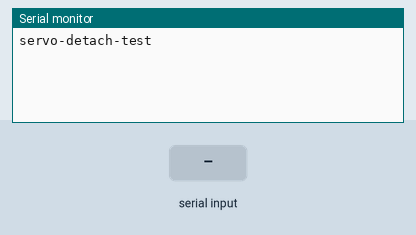
Bench run of a sketch on a simulated Arduino Uno, built with avr-gcc and run on an emulated ATmega328P. Shown: the last lines printed to the serial monitor. The inputs (shaded band) are chosen by the test bench.

Above: at 1.2 s.
1.3 s: "90,45\n" received over Serial
At 2.5 s:
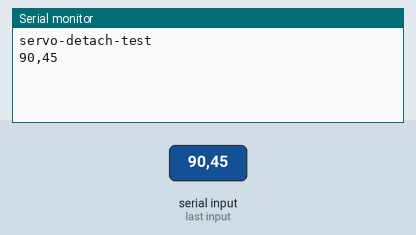
2.8 s: "5\n" received over Serial
At 3.4 s:
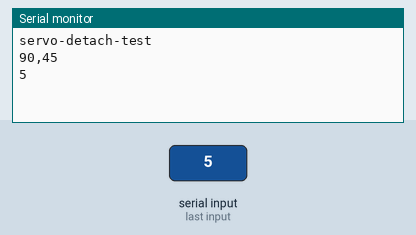

Measured:
- after the input at 1.3 s, the serial monitor: prints a new line at once (image 1)
- after the input at 2.8 s, the serial monitor: prints a new line at once (image 2)

The sketch:

sketch_jun27a.ino
```cpp
// zoomkat 9-11-12 serial servo detach test
// type servo position in serial monitor
// use writeMicroseconds >500 to control servo
// use writeMicroseconds <500 to detach servo
// for IDE 0022 and later
// Powering a servo from the arduino usually DOES NOT WORK.

String readString;
#include <Servo.h>
Servo myservo;  // create servo object to control a servo

void setup() {
  Serial.begin(9600);
  myservo.writeMicroseconds(2000); //set initial servo position if desired
  //myservo.attach(7);  //the pin for the servo control
  Serial.println("servo-detach-test"); // so I can keep track of what is loaded
}

void loop() {
  while (Serial.available()) {
    char c = Serial.read();  //gets one byte from serial buffer
    readString += c; //makes the string readString
    delay(2);  // allow buffer to fill with next character
    }

  if (readString.length() >0) {
    Serial.println(readString);  //so you can see the captured string
    int n = readString.toInt();

    if (n < 500) {
      myservo.detach();
    }
    else {
       myservo.attach(7);
       myservo.writeMicroseconds(n); //convert readString to number for servo
    }
    readString=""; //empty for next input
  }
}
```
